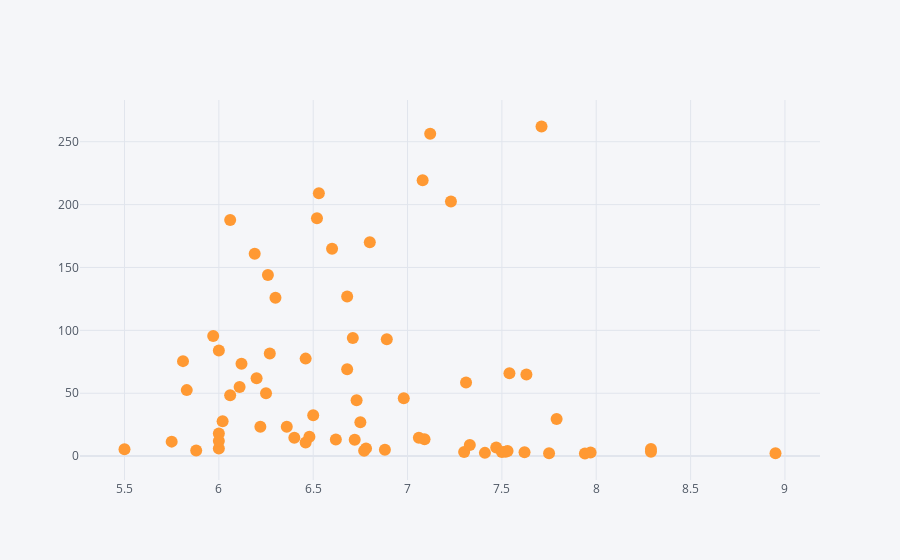

Here is the notebook cell this chart was saved with:
### Markdown cell above
Qui vediamo che giocatori come Tameze, Lukic, Pobega, Sabiri sono risultate soluzioni di grande qualità per il centrocampo, con un ottimo ritorno sull'investimento

### Code cell
# Migliori attaccanti per ROI-Fantamedia
%matplotlib inline
roi_serie_a[roi_serie_a['R']== 'A'].iplot(kind='scatter', x='Mf', y='ROI', mode='markers', text='Nome')

### Figure 1 — Plotly figure (JSON) as saved in the notebook; plotly's stock layout.template omitted (floating-point values rounded to 4 significant figures)
{"data": [{"line": {"color": "rgba(255, 153, 51, 1.0)", "dash": "solid", "shape": "linear", "width": 1.3}, "marker": {"size": 12, "symbol": "circle"}, "mode": "markers", "name": "ROI", "text": ["Vlahovic", "Dybala", "Gabbiadini", "Belotti", "Pussetto", "Boga", "Muriel", "Giroud", "Di Francesco F.", "Lammers", "Nzola", "Cancellieri", "Seck", "Arnautovic", "Ibrahimovic", "Piatek", "Sanabria", "Kallon", "Petagna", "Kean", "Cabral", "Gyasi", "Afena-Gyan", "Deulofeu", "Caputo", "Simeone", "Dzeko", "Okereke", "Ribery", "Antiste", "Strelec", "Pedro", "Bonazzoli", "Barrow", "Defrel", "Satriano", "Caprari", "Abraham", "Pellegri", "Success", "Sansone", "El Shaarawy", "Lozano", "Zapata D.", "Beto", "Kaio Jorge", "Shomurodov", "Pjaca", "Pinamonti", "Djuric", "Piccoli", "Politano", "Correa", "Quagliarella", "Henry", "Raspadori", "Martinez L.", "Lasagna", "Rebic", "Destro", "Nestorovski", "Ceide", "Rafael Leao", "Berardi", "Osimhen", "Verde", "Immobile", "Gonzalez N."], "type": "scatter", "x": [8.29, 7.41, 7.31, 7.3, 6.4, 5.88, 7.52, 7.33, 6.6, 6, 6.11, 6.5, 6, 7.47, 7.5, 6.27, 6.8, 5.81, 6.71, 6.46, 6.46, 6.12, 6, 7.63, 6.78, 7.54, 7.53, 6.52, 6.02, 5.97, 5.83, 7.09, 7.08, 6.73, 6.06, 6, 7.71, 7.62, 6.2, 6.68, 6.26, 6.25, 6.72, 7.75, 7.23, 5.75, 6.62, 6.3, 7.12, 6.53, 6.06, 6.48, 6.77, 6.22, 6.68, 6.88, 7.97, 6.19, 6.36, 6.89, 6.75, 5.5, 7.79, 8.29, 7.94, 6.98, 8.95, 7.06], "y": [3.47, 2.561, 58.48, 3.212, 14.55, 4.368, 3.491, 8.857, 165, 6, 54.99, 32.5, 18, 6.83, 3.293, 81.51, 170, 75.53, 93.94, 10.77, 77.52, 73.44, 84, 64.86, 6.134, 65.97, 3.993, 189.1, 27.69, 95.52, 52.47, 13.35, 219.5, 44.42, 187.9, 12, 262.1, 3.133, 62, 126.9, 144.0, 50, 12.99, 2.268, 202.4, 11.5, 13.24, 126, 256.3, 209.0, 48.48, 15.45, 4.293, 23.32, 69.03, 5.055, 2.828, 160.9, 23.32, 93.02, 27, 5.5, 29.43, 5.699, 2.061, 46.07, 2.312, 14.56]}], "layout": {"legend": {"bgcolor": "#F5F6F9", "font": {"color": "#4D5663"}}, "paper_bgcolor": "#F5F6F9", "plot_bgcolor": "#F5F6F9", "title": {"font": {"color": "#4D5663"}}, "xaxis": {"gridcolor": "#E1E5ED", "showgrid": true, "tickfont": {"color": "#4D5663"}, "title": {"font": {"color": "#4D5663"}, "text": ""}, "zerolinecolor": "#E1E5ED"}, "yaxis": {"gridcolor": "#E1E5ED", "showgrid": true, "tickfont": {"color": "#4D5663"}, "title": {"font": {"color": "#4D5663"}, "text": ""}, "zerolinecolor": "#E1E5ED"}}}
